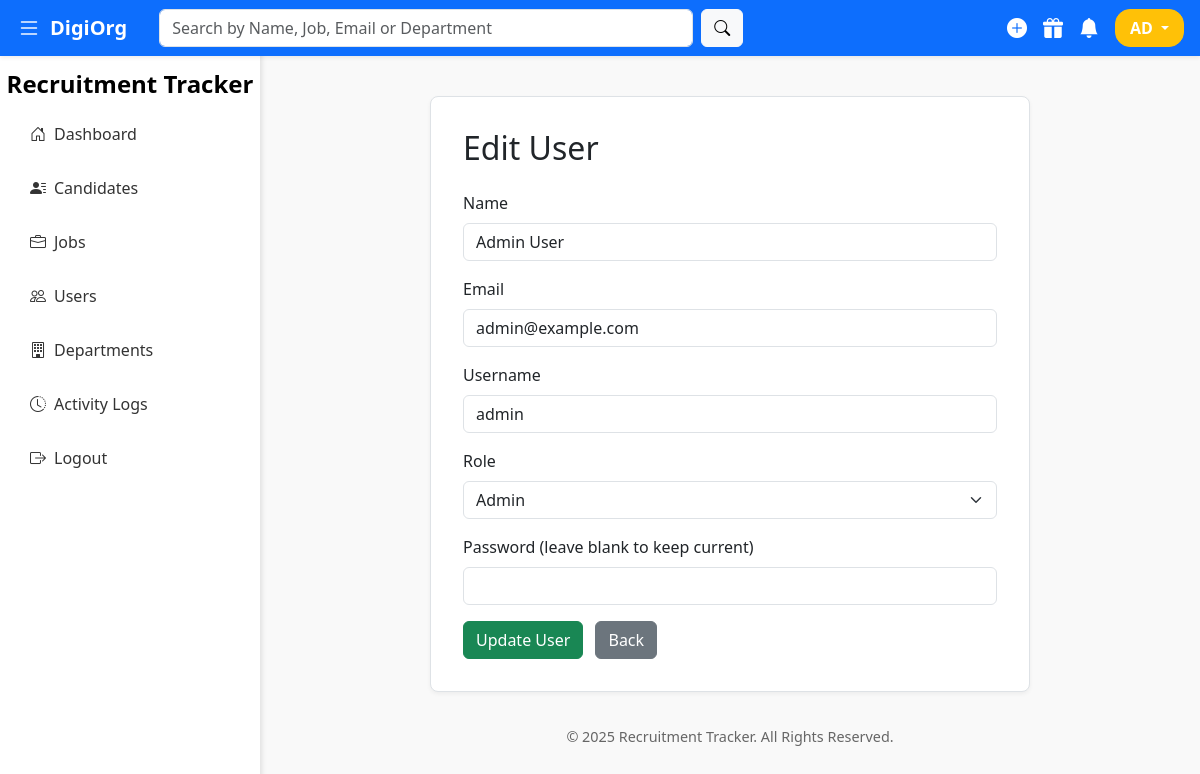
/admin/edit_user.php?id=1 (signed in), run on the app's committed database.
### tables this page shows
CREATE TABLE `users` (
  `id` int(11) NOT NULL,
  `name` varchar(100) NOT NULL,
  `email` varchar(100) NOT NULL,
  `username` varchar(50) NOT NULL,
  `password` varchar(255) NOT NULL,
  `role` enum('admin','user') NOT NULL DEFAULT 'user'
);

### admin/edit_user.php (the view, shortened to what this page needs)
<?php
require_once('../config/db.php');
$id = isset($_GET['id']) ? intval($_GET['id']) : 0;
$user = ['name' => '', 'email' => '', 'username' => '', 'role' => 'user', 'password' => ''];
if ($id) {
    $result = mysqli_query($conn, "SELECT * FROM users WHERE id = $id");
    $user = mysqli_fetch_assoc($result);
}
?>
<!DOCTYPE html>
<html lang="en">
<head>
  <link href="https://cdn.jsdelivr.net/npm/bootstrap@5.3.0/dist/css/bootstrap.min.css" rel="stylesheet">
  <link href="https://cdn.jsdelivr.net/npm/bootstrap-icons@1.10.5/font/bootstrap-icons.css" rel="stylesheet">
</head>
<body>
<?php include('../partials/navbar.php'); ?>
<?php include('../partials/sidebar.php'); ?>
<div class="content" id="content">
  <div class="card-light">
    <h2 class="mb-4"><?= $id ? 'Edit' : 'Add'; ?> User</h2>
    <form method="POST" id="userForm" novalidate>
      <div class="mb-3">
        <label class="form-label">Name</label>
        <input type="text" class="form-control" name="name" value="<?= htmlspecialchars($user['name']); ?>" required>
      </div>
      <div class="mb-3">
        <label class="form-label">Email</label>
        <input type="email" class="form-control" name="email" value="<?= htmlspecialchars($user['email']); ?>" required>
      </div>
      <div class="mb-3">
        <label class="form-label">Username</label>
        <input type="text" class="form-control" name="username" value="<?= htmlspecialchars($user['username']); ?>" required>
      </div>
      <div class="mb-3">
        <label class="form-label">Role</label>
        <select class="form-select" name="role" required>
          <option value="admin" <?= $user['role'] == 'admin' ? 'selected' : ''; ?>>Admin</option>
        </select>
      </div>
      <div class="mb-3">
        <label class="form-label">Password <?= $id ? '(leave blank to keep current)' : ''; ?></label>
        <input type="password" class="form-control" name="password" <?= $id ? '' : 'required'; ?>>
      </div>
      <button type="submit" class="btn btn-success"><?= $id ? 'Update' : 'Create'; ?> User</button>
      <a href="manage_users.php" class="btn btn-secondary ms-2">Back</a>
    </form>
  </div>
  <div class="footer mt-4">
    <p>&copy; 2025 Recruitment Tracker. All Rights Reserved.</p>
  </div>
</div>
</body>
</html>

### admin/edit_user.php (style rules this page uses)
.content { margin-left: 260px; padding: 6rem 2rem 2rem 2rem; transition: margin-left 0.3s ease; min-height: 100vh; background-color: #f9f9f9; }
.card-light { background-color: #fff; border: 1px solid #dee2e6; border-radius: 8px; box-shadow: 0 2px 4px rgba(0,0,0,0.05); padding: 2rem; max-width: 600px; margin: 0 auto; }
.footer { text-align: center; padding: 10px 0; color: #666; font-size: 0.9rem; }

### data on the page
users: name "Admin User", email "admin@example.com", username "admin", role "Admin"

### other printed values
$initials "AD"
